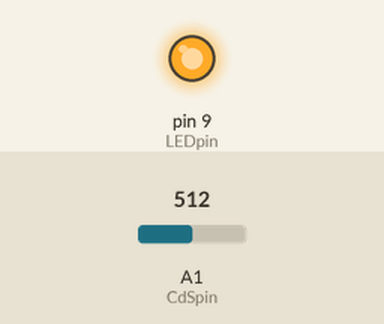
Simulated run of this sketch. Board: Arduino Uno, built with avr-gcc and run on an emulated ATmega328P. Shown: output pins drawn as LEDs (lit = HIGH). Inputs (shaded band) come from the test bench; at power-on: A1 (CdSpin) = 512.

Above: at 1.2 s.
1.3 s: A1 (CdSpin) set to 393
2.8 s: A1 (CdSpin) set to 359
At 3.6 s:
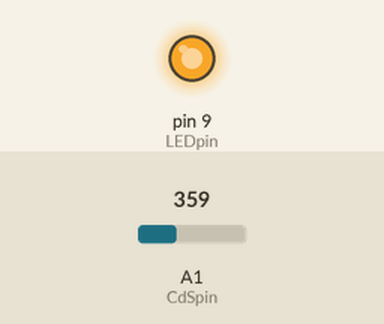
4.3 s: A1 (CdSpin) set to 306
At 4.8 s:
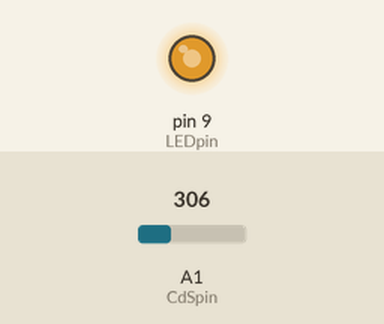
5.8 s: A1 (CdSpin) set to 245
At 6.1 s:
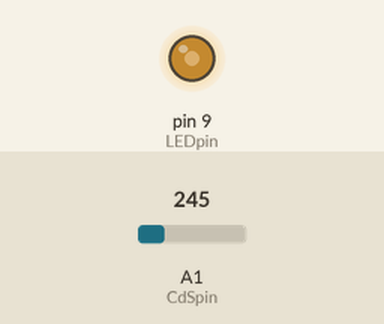
Timing chart, 0 to 8.3 s (numbered marks = the images above; inputs shaded):
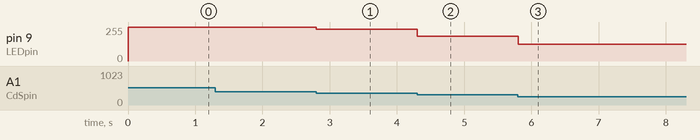

The sketch:

LED_enshu04ex.ino
```cpp
#define LEDpin 9
#define varRpin A0
#define CdSpin A1
#define offset 120

void setup()
{
  pinMode(LEDpin, OUTPUT);
  pinMode(CdSpin, INPUT);
}

void loop()
{
  int CdS = analogRead(CdSpin) - 120;
  if (255 < CdS)
    CdS = 255;
  analogWrite(LEDpin, CdS);
  delay(100);
}
```

Measured:
- after the input at 1.3 s, every drawn part: stays the same
- after the input at 2.8 s, pin 9 (LEDpin): 255/255 → 239/255 at once
- after the input at 4.3 s, pin 9 (LEDpin): 239/255 → 186/255 at once
- after the input at 5.8 s, pin 9 (LEDpin): 186/255 → 125/255 at once
